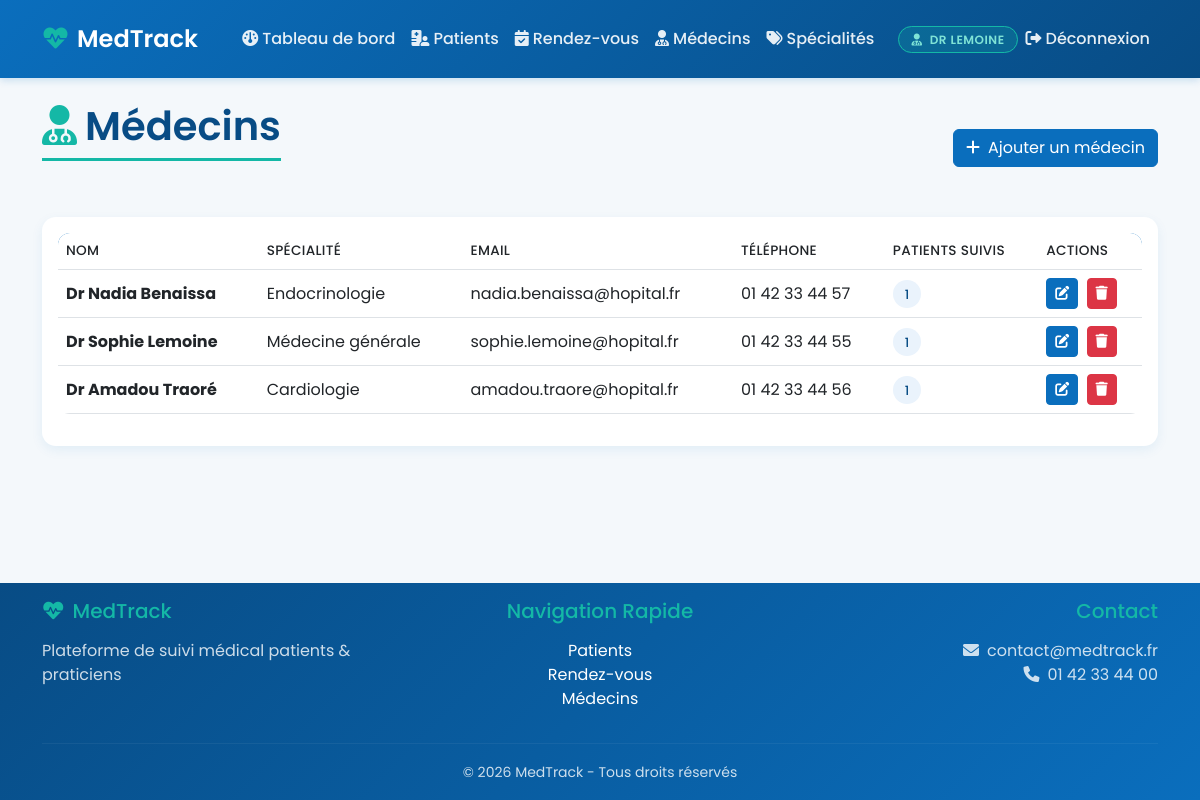
Screenshot of /modules/medecins/liste.php (signed in) with the database file from the repository.
### tables this page shows
CREATE TABLE medecins (
    id_medecin INT AUTO_INCREMENT PRIMARY KEY,
    nom VARCHAR(100) NOT NULL,
    prenom VARCHAR(100) NOT NULL,
    email VARCHAR(150) NOT NULL UNIQUE,
    telephone VARCHAR(20),
    id_specialite INT DEFAULT NULL,
    date_creation TIMESTAMP DEFAULT CURRENT_TIMESTAMP,
    FOREIGN KEY (id_specialite) REFERENCES specialites(id_specialite) ON DELETE SET NULL ON UPDATE CASCADE
);

CREATE TABLE specialites (
    id_specialite INT AUTO_INCREMENT PRIMARY KEY,
    nom_specialite VARCHAR(100) NOT NULL UNIQUE
);

### modules/medecins/liste.php (the view, shortened to what this page needs)
<?php
require_once '../../config/database.php';
include '../../includes/header.php';
$medecins = $pdo->query("
    SELECT m.*, s.nom_specialite,
    (SELECT COUNT(*) FROM patients p WHERE p.id_medecin_referent = m.id_medecin) AS nb_patients
    FROM medecins m
    LEFT JOIN specialites s ON m.id_specialite = s.id_specialite
    ORDER BY m.nom
")->fetchAll();
?>
<div class="container mt-4">
    <div class="d-flex justify-content-between align-items-center mb-4 flex-wrap gap-2">
        <h1 class="page-title"><i class="fas fa-user-doctor"></i>Médecins</h1>
        <button type="button" class="btn btn-primary" data-bs-toggle="modal" data-bs-target="#ajoutMedecinModal">
            <i class="fas fa-plus me-2"></i>Ajouter un médecin
        </button>
    </div>
    <div class="card">
        <div class="card-body">
            <div class="table-responsive">
                <table class="table table-hover align-middle">
                    <thead>
                        <tr>
                            <th>Nom</th>
                            <th>Spécialité</th>
                            <th>Email</th>
                            <th>Téléphone</th>
                            <th>Patients suivis</th>
                            <th>Actions</th>
                        </tr>
                    </thead>
                    <tbody>
                        <?php foreach ($medecins as $m): ?>
                            <tr>
                                <td><strong>Dr <?php echo htmlspecialchars($m['prenom'] . ' ' . $m['nom']); ?></strong></td>
                                <td><?php echo htmlspecialchars($m['nom_specialite'] ?: '—'); ?></td>
                                <td><?php echo htmlspecialchars($m['email']); ?></td>
                                <td><?php echo htmlspecialchars($m['telephone'] ?: '—'); ?></td>
                                <td><span class="badge-statut badge-prevu"><?php echo $m['nb_patients']; ?></span></td>
                                <td class="text-nowrap">
                                    <button class="btn btn-sm btn-primary me-1" onclick="editMedecin(<?php echo $m['id_medecin']; ?>)">
                                        <i class="fas fa-edit"></i>
                                    </button>
                                    <button class="btn btn-sm btn-danger" onclick="confirmerSuppression('supprimer.php', 'id_medecin', <?php echo $m['id_medecin']; ?>, 'Supprimer ce médecin ?')">
                                        <i class="fas fa-trash"></i>
                                    </button>
                                </td>
                            </tr>
                        <?php endforeach; ?>
                    </tbody>
                </table>
            </div>
        </div>
    </div>
</div>
<?php include '../../includes/footer.php'; ?>

### assets/css/styles.css (style rules this page uses)
:root { --medical-blue: #0a6ebd; --medical-blue-dark: #084c85; --medical-blue-light: #2e94e0; --medical-teal: #14b8a6; --medical-red: #e63946; --white: #ffffff; --gray-50: #f4f8fb; --gray-100: #eef3f8; --gray-200: #e2e9f0; --gray-800: #2c3e50; --dark: #1a2332; }
body { background-color: var(--gray-50); font-family: 'Poppins', sans-serif; min-height: 100vh; display: flex; flex-direction: column; margin: 0; }
.container { flex: 1 0 auto; }
.card { border: none; border-radius: 14px; box-shadow: 0 4px 12px rgba(10, 110, 189, 0.08); transition: transform 0.25s, box-shadow 0.25s; }
.btn-primary { background-color: var(--medical-blue); border-color: var(--medical-blue); }
.table { background: var(--white); border-radius: 12px; overflow: hidden; }
.table thead { background: var(--medical-blue); color: var(--white); }
.table th { font-weight: 500; text-transform: uppercase; font-size: 0.85rem; letter-spacing: 0.3px; }
.badge-statut { padding: 0.35rem 0.75rem; border-radius: 20px; font-size: 0.8rem; font-weight: 500; }
.badge-prevu { background-color: #eaf3fc; color: var(--medical-blue-dark); }
.page-title { color: var(--medical-blue-dark); font-weight: 600; margin-bottom: 2rem; padding-bottom: 0.5rem; border-bottom: 3px solid var(--medical-teal); display: inline-block; }
.page-title i { color: var(--medical-teal); margin-right: 0.5rem; }

### rows the page displays
medecins: prenom+nom "Nadia Benaissa", id_specialite.nom_specialite "Endocrinologie", email "nadia.benaissa@hopital.fr", telephone "01 42 33 44 57", nb_patients "1"
medecins: prenom+nom "Sophie Lemoine", id_specialite.nom_specialite "Médecine générale", email "sophie.lemoine@hopital.fr", telephone "01 42 33 44 55", nb_patients "1"
medecins: prenom+nom "Amadou Traoré", id_specialite.nom_specialite "Cardiologie", email "amadou.traore@hopital.fr", telephone "01 42 33 44 56", nb_patients "1"

### other values shown
$user['nom_affiche'] "DR LEMOINE"
